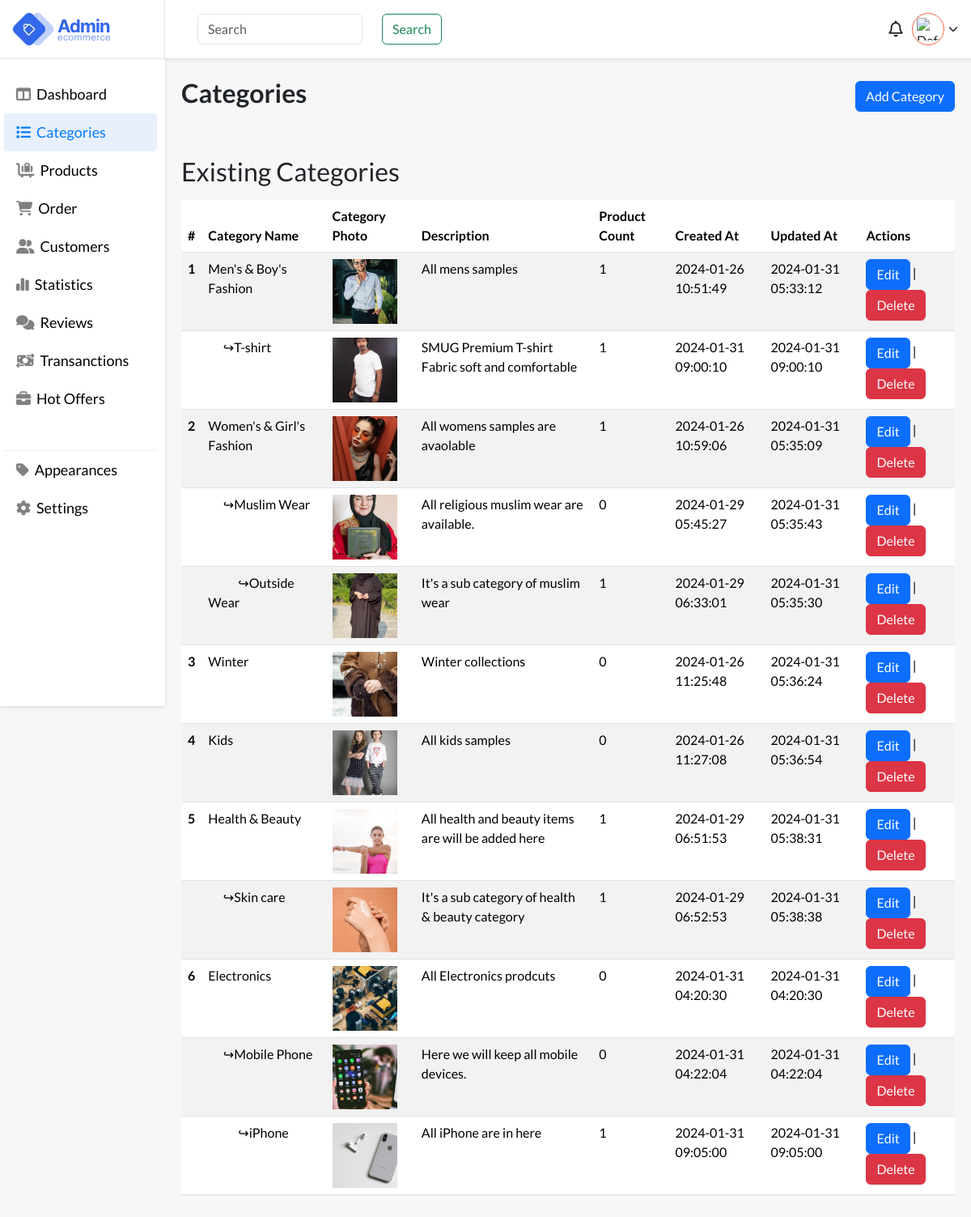
/files/categories.php (signed in), run on the app's committed database.
### tables this page shows
CREATE TABLE `categories` (
  `id` int(11) NOT NULL,
  `name` varchar(255) DEFAULT NULL,
  `parent_category_id` int(11) DEFAULT NULL,
  `category_description` text DEFAULT NULL,
  `created_at` timestamp NOT NULL DEFAULT current_timestamp(),
  `updated_at` timestamp NOT NULL DEFAULT current_timestamp() ON UPDATE current_timestamp(),
  `level` int(11) DEFAULT 0,
  `category_photo` varchar(255) DEFAULT NULL
);

### files/categories.php (the view, shortened to what this page needs)
<?php
require_once "../auth/db-connection/config.php";
?>
<!DOCTYPE html>
<html lang="en">
<head>
    <link href="https://cdn.jsdelivr.net/npm/bootstrap@5.3.2/dist/css/bootstrap.min.css" rel="stylesheet">
    <link rel="stylesheet" href="https://cdnjs.cloudflare.com/ajax/libs/font-awesome/6.5.1/css/all.min.css" />
    <link rel="stylesheet" href="../styling/style.css">
</head>
<body style="background:#f7f7f7;">
    <main>
        <div class="app-wrapper">
            <div class="app-sidebar">
                <div class="side-header flex pr-3">
                    <div class="logo flex">
                        <img src="images/logo.webp" alt="logo">
                    </div>
                </div>
                <div class="sidebard-nav">
                    <ul>
                        <li class="">
                            <a href="dashboard.php">
                                <i class="fa-solid fa-table-columns"></i>
                                <span class="block">Dashboard</span>
                            </a>
                        </li>
                        <li class="active">
                            <a href="categories.php">
                                <i class="fa-solid fa-list"></i>
                                <span class="block">Categories</span>
                            </a>
                        </li>
                        <li>
                            <a href="products.php">
                               <i class="fa-solid fa-cart-flatbed-suitcase"></i>
                                <span class="block">Products</span>
                            </a>
                        </li>
                        <li>
                            <a href="orders.php">
                                  <i class="fa-solid fa-cart-shopping"></i>
                                <span class="block">Order</span>
                            </a>
                        </li>
                        <li>
                            <a href="customers.php">
                                <i class="fa-solid fa-user-group"></i>
                                <span class="block">Customers</span>
                            </a>
                        </li>
                        <li>
                            <a href="">
                                <i class="fa-solid fa-chart-simple"></i>
                                <span class="block">Statistics</span>
                            </a>
                        </li>
                        <li>
                            <a href="">
                                <i class="fa-solid fa-comments"></i>
                                <span class="block">Reviews</span>
                            </a>
                        </li>
                        <li>
                            <a href="">
                                <i class="fa-solid fa-money-bill-transfer"></i>
                                <span class="block">Transanctions</span>
                            </a>
                        </li>
                        <li>
                            <a href="">
                                <i class="fa-solid fa-briefcase"></i>
                                <span class="block">Hot Offers</span>
                            </a>
                        </li>
                         <li class="devided-nav ">
                            <a href="appearance.php">
                                <i class="fa-solid fa-tag"></i>
                                <span class="block">Appearances</span>
                            </a>
                        </li>
                         <li>
                            <a href="settings.php">
                                <i class="fa-solid fa-gear"></i>
                                <span class="block">Settings</span>
                            </a>
                        </li>
                    </ul>
                </div>
            </div>
            <div class="header-body">
                <div class="user flex-end">
                    <div class="search">
                        <form class="d-flex gap-3" role="search">
                            <input class="form-control me-2" type="search" placeholder="Search" aria-label="Search">
                            <button class="btn btn-outline-success" type="submit">Search</button>
                        </form>
                    </div>
                    <div class="account">
                        <div class="notifications">
                            <i class="fa-regular fa-bell"></i>
                        </div>
                        <div class="wrap-u" onclick="toggleUserOptions()">
                            <div class="user-pro flex">
                                <?php if (isset($_SESSION["profile_photo"])) : ?>
                                    <img src="<?php echo $_SESSION["profile_photo"]; ?>" alt="Profile Photo">
                                <?php else : ?>
                                    <img src="default_profile_photo.jpg" alt="Default Profile Photo">
                                <?php endif; ?>
                            </div>
                            <i class="fa-solid fa-chevron-down"></i>
                        </div>
                    </div>
                </div>
                <div class="h-container">
                    <div class="main">
                        <div class="flex">
                            <h1 class="page-heading"> Categories </h1>
                           <button type="button" class="btn btn-primary" data-bs-toggle="modal" data-bs-target="#addCategoryModal">Add Category</button>
                        </div>
                        <?php
                        $sql = "SELECT c.id, c.name, c.category_description, c.category_photo,
                                COUNT(p.id) AS product_count,
                                c.created_at, c.updated_at,
                                COALESCE(parent.parent_category_id, 0) AS parent_category_id,
                                COALESCE(parent.level, 0) AS level
                            FROM categories c
                            LEFT JOIN products p ON c.id = p.category_id
                            LEFT JOIN (
                                SELECT id, COALESCE(parent_category_id, 0) AS parent_category_id, 0 AS level
                                FROM categories
                                WHERE parent_category_id IS NULL
                                UNION ALL
                                SELECT c.id, c.parent_category_id, parent.level + 1
                                FROM categories c
                                JOIN categories parent ON c.parent_category_id = parent.id
                            ) parent ON c.id = parent.id
                            GROUP BY c.id";
                        try {
                            $stmt = $connection->query($sql);
                            $categories = $stmt->fetchAll(PDO::FETCH_ASSOC);
                        } catch (PDOException $e) {
                            echo "Error fetching categories: " . $e->getMessage();
                            exit;
                        }
                        ?>
                            <div class="existing-cat mt-5">
                            <h2>Existing Categories</h2>
                            <table class="table table-striped mt-3">
                                <thead>
                                    <tr>
                                        <th scope="col">#</th>
                                        <th scope="col">Category Name</th>
                                        <th scope="col">Category Photo</th>
                                        <th scope="col">Description</th>
                                        <th scope="col">Product Count</th>
                                        <th scope="col">Created At</th>
                                        <th scope="col">Updated At</th>
                                        <th scope="col">Actions</th>
                                    </tr>
                                </thead>
                                <tbody>
                                <?php
                                    function displayCategories($categories, $parentId = null, &$mainCategoryCounter = 1)
                                    {
                                        foreach ($categories as $category) {
                                            if ($category['parent_category_id'] == $parentId) {
                                                echo '<tr class="level-' . $category['level'] . '">';
                                                echo '<th scope="row">' . ($category['level'] == 0 ? $mainCategoryCounter++ : '') . '</th>';
                                                echo '<td class="level-' . $category['level'] . '">';
                                                if ($category['level'] > 0) {
                                                    echo '&#x21AA;';
                                                }
                                                echo htmlspecialchars($category['name']) . '</td>';
                                                echo '<td>';
                                                if (array_key_exists('category_photo', $category)) {
                                                echo '<img src="../auth/assets/categories/' . $category['category_photo'] . '" alt="' . (isset($category['name']) ? htmlspecialchars($category['name']) : 'Unknown Product') . '" style="width: 80px; height: 80px; object-fit: cover;">';
                                                } else {
                                                    echo '<p>No photo available</p>';
                                                }
                                                echo '</td>';
                                                echo '<td>' . htmlspecialchars($category['category_description']) . '</td>';
                                                echo '<td>' . $category['product_count'] . '</td>';
                                                echo '<td>' . htmlspecialchars($category['created_at']) . '</td>';
                                                echo '<td>' . htmlspecialchars($category['updated_at']) . '</td>';
                                                echo '<td>';
                                                echo '<a class="btn btn-primary" href="category_edit.php?up_id=' . $category['id'] . '">Edit</a> | ';
                                                echo '<a class="btn btn-danger" href="../auth/backend-assets/category/category_delete.php?del_id=' . $category['id'] . '">Delete</a>';
                                                echo '</td>';
                                                echo '</tr>';
                                                displayCategories($categories, $category['id'], $mainCategoryCounter);
                                            }
                                        }
                                    }
                                    if (!empty($categories)) {
                                        displayCategories($categories, null);
                                    } else {
                                        echo "<tr><td colspan='7'>No categories found</td></tr>";
                                    }
                                    ?>
                            </tbody>
                            </table>
                        </div>
                    </div>
                </div>
            </div>
        </div>
    </main>
</body>
</html>

### styling/style.css (style rules this page uses)
body { font-family: "Lato", sans-serif !important; }
.flex { display: flex; justify-content: space-between; align-items: center; }
.flex-end { display: flex; justify-content: flex-end; align-items: center; }
.block { display: block; }
.h-container { padding: 40px; transition: all 0.4s ease-in-out; margin-top: 72px; }
.page-heading { font-size: 42px; font-weight: 600; line-height: 45px; }
.app-wrapper { display: flex; justify-content: space-between; min-height: 100vh; }
.app-sidebar { width: 15%; position: fixed; left: 0; height: 100vh; }
.side-header { background: #fff; box-shadow: 0 2px 4px #0000001a; height: 72px; padding: 0 10px 0 15px; padding-right: 10px; border-right: 1px solid #cccccc42; }
.sidebard-nav { background: #fff; box-shadow: 0 2px 4px #0000001a; padding: 0 10px 40px 15px; height: 100%; border-top: 1px solid #cecece82; }
.sidebard-nav ul { padding: 0; margin-top: 20px; list-style: none; }
.sidebard-nav ul li { width: 100%; padding: 15px 0; padding-left: 10px; transition: all 0.4s ease-in-out; }
.sidebard-nav ul li.active, .sidebard-nav ul li:hover { background-color: #e8effd; border-radius: 4px; }
.sidebard-nav ul li a { text-decoration: none !important; }
.sidebard-nav ul li a i { color: gray; }
.sidebard-nav ul li:hover a i, .sidebard-nav ul li:hover a, .sidebard-nav ul .active a, .sidebard-nav ul .active a i { color: #007bff !important; }
.sidebard-nav ul li.active a, .sidebard-nav ul li.active a i { color: #007bff !important; }
.sidebard-nav ul li a { font-size: 20px; font-weight: 500; display: flex; align-items: center; gap: 10px; color: black; }
.devided-nav { margin-top: 40px; border-top: 1px solid #d3d3d369; }
.header-body { width: calc(100% - 15%); margin-left: 15%; }
.logo { width: 200px; height: 72px; }
.user { gap: 20px; padding-right: 40px; padding-left: 40px; background: #fff; box-shadow: 0 2px 4px #0000001a; display: flex; justify-content: space-between; align-items: center; height: 72px; position: fixed; width: calc(100% - 15%); z-index: 12; }
.user-pro { width: 50px; height: 50px; border-radius: 100%; background: #fff; padding: 5px; border: 1px solid tomato; overflow: hidden; cursor: pointer; }
.user-pro img { width: 100%; height: 100%; object-fit: contain; }
.wrap-u { display: flex; align-items: center; gap: 5px; cursor: pointer; }
.notifications i { font-size: 24px; cursor: pointer; }
.notifications { width: 40px; height: 40px; display: flex; justify-content: center; align-items: center; }
.account { width: 20%; display: flex; align-items: center; justify-content: end; position: relative; }
@media screen and (min-width: 1024px) and (max-width: 1280px) { .sidebard-nav { padding: 0 10px 40px 5px; } }
@media screen and (min-width: 1024px) and (max-width: 1280px) { .app-sidebar { width: 17%; } }
@media screen and (min-width: 1024px) and (max-width: 1280px) { .header-body { width: calc(100% - 17%); margin-left: 17%; } }
@media screen and (min-width: 1024px) and (max-width: 1280px) { .h-container { padding: 20px; } }
@media screen and (max-width: 1444px) { .sidebard-nav ul li a { font-size: 18px; gap: 7px; } }
@media screen and (max-width: 1444px) { .sidebard-nav ul li { padding: 10px 0; padding-left: 15px; } }
@media screen and (max-width: 1444px) { .user-pro { width: 40px; height: 40px; } }
@media screen and (max-width: 1444px) { .wrap-u i { font-size: 12px; } }
@media screen and (max-width: 1444px) { .notifications i { font-size: 20px; } }
@media screen and (max-width: 1444px) { .page-heading { font-size: 32px; } }
@media screen and (max-width: 1444px) { .existing-cat { overflow-x: auto; } }
input { flex-grow: 1; margin-right: 10px; }

### data on the page
categories: name "Men's & Boy's Fashion", category_photo (picture), category_description "All mens samples", product_count "1", created_at "2024-01-26 10:51:49", updated_at "2024-01-31 05:33:12"
categories: name "T-shirt", category_photo (picture), category_description "SMUG Premium T-shirt Fabric soft and comfortable", product_count "1", created_at "2024-01-31 09:00:10", updated_at "2024-01-31 09:00:10"
categories: name "Women's & Girl's Fashion", category_photo (picture), category_description "All womens samples are avaolable", product_count "1", created_at "2024-01-26 10:59:06", updated_at "2024-01-31 05:35:09"
categories: name "Muslim Wear", category_photo (picture), category_description "All religious muslim wear are available.", product_count "0", created_at "2024-01-29 05:45:27", updated_at "2024-01-31 05:35:43"
categories: name "Outside Wear", category_photo (picture), category_description "It's a sub category of muslim wear", product_count "1", created_at "2024-01-29 06:33:01", updated_at "2024-01-31 05:35:30"
categories: name "Winter", category_photo (picture), category_description "Winter collections", product_count "0", created_at "2024-01-26 11:25:48", updated_at "2024-01-31 05:36:24"
categories: name "Kids", category_photo (picture), category_description "All kids samples", product_count "0", created_at "2024-01-26 11:27:08", updated_at "2024-01-31 05:36:54"
categories: name "Health & Beauty", category_photo (picture), category_description "All health and beauty items are will be added here", product_count "1", created_at "2024-01-29 06:51:53", updated_at "2024-01-31 05:38:31"
categories: name "Skin care", category_photo (picture), category_description "It's a sub category of health & beauty category", product_count "1", created_at "2024-01-29 06:52:53", updated_at "2024-01-31 05:38:38"
categories: name "Electronics", category_photo (picture), category_description "All Electronics prodcuts", product_count "0", created_at "2024-01-31 04:20:30", updated_at "2024-01-31 04:20:30"
categories: name "Mobile Phone", category_photo (picture), category_description "Here we will keep all mobile devices.", product_count "0", created_at "2024-01-31 04:22:04", updated_at "2024-01-31 04:22:04"
categories: name "iPhone", category_photo (picture), category_description "All iPhone are in here", product_count "1", created_at "2024-01-31 09:05:00", updated_at "2024-01-31 09:05:00"
